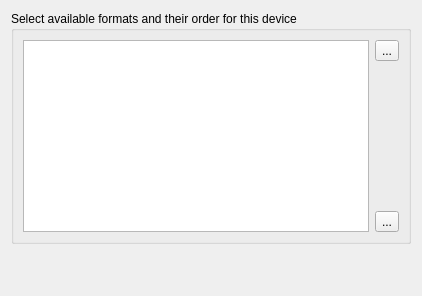
<?xml version="1.0" encoding="UTF-8"?>
<ui version="4.0">
 <class>Form</class>
 <widget class="QWidget" name="Form">
  <property name="geometry">
   <rect>
    <x>0</x>
    <y>0</y>
    <width>422</width>
    <height>296</height>
   </rect>
  </property>
  <property name="windowTitle">
   <string>Form</string>
  </property>
  <layout class="QGridLayout" name="gridLayout">
   <item row="1" column="0">
    <layout class="QGridLayout" name="extra_layout"/>
   </item>
   <item row="2" column="0">
    <spacer name="verticalSpacer_2">
     <property name="orientation">
      <enum>Qt::Vertical</enum>
     </property>
     <property name="sizeHint" stdset="0">
      <size>
       <width>20</width>
       <height>40</height>
      </size>
     </property>
    </spacer>
   </item>
   <item row="0" column="0">
    <widget class="QGroupBox" name="groupBox">
     <property name="title">
      <string>Select available formats and their order for this device</string>
     </property>
     <layout class="QVBoxLayout" name="verticalLayout_7">
      <item>
       <layout class="QHBoxLayout" name="horizontalLayout_3">
        <item>
         <widget class="QListWidget" name="columns">
          <property name="alternatingRowColors">
           <bool>true</bool>
          </property>
          <property name="selectionBehavior">
           <enum>QAbstractItemView::SelectRows</enum>
          </property>
         </widget>
        </item>
        <item>
         <layout class="QVBoxLayout" name="verticalLayout_3">
          <item>
           <widget class="QToolButton" name="column_up">
            <property name="text">
             <string>...</string>
            </property>
            <property name="icon">
             <iconset>
              <normaloff>:/images/arrow-up.png</normaloff>:/images/arrow-up.png</iconset>
            </property>
           </widget>
          </item>
          <item>
           <spacer name="verticalSpacer_2">
            <property name="orientation">
             <enum>Qt::Vertical</enum>
            </property>
            <property name="sizeHint" stdset="0">
             <size>
              <width>20</width>
              <height>40</height>
             </size>
            </property>
           </spacer>
          </item>
          <item>
           <widget class="QToolButton" name="column_down">
            <property name="text">
             <string>...</string>
            </property>
            <property name="icon">
             <iconset>
              <normaloff>:/images/arrow-down.png</normaloff>:/images/arrow-down.png</iconset>
            </property>
           </widget>
          </item>
         </layout>
        </item>
       </layout>
      </item>
     </layout>
    </widget>
   </item>
  </layout>
 </widget>
 <resources>
  <include location="../Documents/calibredev/source/resources/images.qrc"/>
 </resources>
 <connections/>
</ui>
